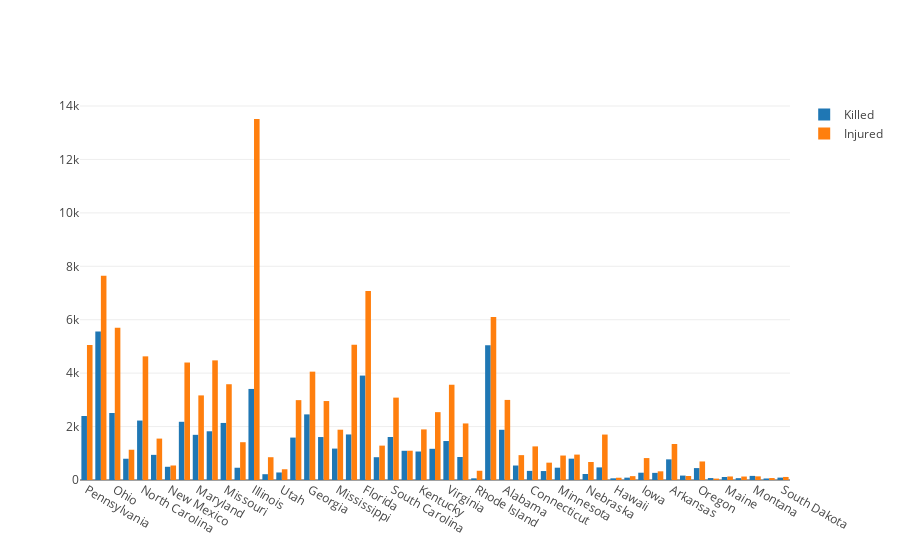

The notebook cell this image was saved under:
### Markdown cell above
### Killed vs injured

### Code cell
import plotly.plotly as py
import plotly.graph_objs as go

trace1 = go.Bar(
            x=states,
            y=killed,
            name = 'Killed'
    )
trace2 = go.Bar(
            x=states,
            y=injured,
            name = 'Injured'
    )

data = [trace1, trace2]
layout = go.Layout(
    barmode='group'
)

iplot(go.Figure(data=data, layout=layout))

### Figure 1 — Plotly figure (JSON) as saved in the notebook; plotly's stock layout.template omitted (floating-point values rounded to 4 significant figures)
{"data": [{"type": "bar", "x": ["Pennsylvania", "California", "Ohio", "Colorado", "North Carolina", "Oklahoma", "New Mexico", "Louisiana", "Maryland", "Tennessee", "Missouri", "District of Columbia", "Illinois", "Delaware", "Utah", "Michigan", "Georgia", "Indiana", "Mississippi", "New York", "Florida", "Washington", "South Carolina", "Arizona", "Kentucky", "New Jersey", "Virginia", "Wisconsin", "Rhode Island", "Texas", "Alabama", "Kansas", "Connecticut", "West Virginia", "Minnesota", "Nevada", "Nebraska", "Massachusetts", "Hawaii", "New Hampshire", "Iowa", "Alaska", "Arkansas", "Idaho", "Oregon", "Wyoming", "Maine", "North Dakota", "Montana", "Vermont", "South Dakota"], "y": [2395, 5562, 2508, 796, 2225, 941, 495, 2179, 1691, 1824, 2136, 459, 3409, 217, 282, 1588, 2456, 1608, 1176, 1705, 3909, 853, 1610, 1094, 1066, 1168, 1459, 862, 63, 5046, 1880, 542, 341, 335, 461, 799, 225, 472, 63, 88, 273, 267, 773, 166, 446, 73, 112, 69, 154, 57, 90], "name": "Killed"}, {"type": "bar", "x": ["Pennsylvania", "California", "Ohio", "Colorado", "North Carolina", "Oklahoma", "New Mexico", "Louisiana", "Maryland", "Tennessee", "Missouri", "District of Columbia", "Illinois", "Delaware", "Utah", "Michigan", "Georgia", "Indiana", "Mississippi", "New York", "Florida", "Washington", "South Carolina", "Arizona", "Kentucky", "New Jersey", "Virginia", "Wisconsin", "Rhode Island", "Texas", "Alabama", "Kansas", "Connecticut", "West Virginia", "Minnesota", "Nevada", "Nebraska", "Massachusetts", "Hawaii", "New Hampshire", "Iowa", "Alaska", "Arkansas", "Idaho", "Oregon", "Wyoming", "Maine", "North Dakota", "Montana", "Vermont", "South Dakota"], "y": [5056, 7644, 5703, 1133, 4629, 1550, 543, 4398, 3167, 4478, 3585, 1415, 13514, 853, 402, 2990, 4056, 2956, 1883, 5059, 7072, 1287, 3084, 1096, 1894, 2540, 3566, 2117, 346, 6106, 2998, 931, 1258, 649, 916, 951, 674, 1701, 85, 144, 821, 325, 1347, 149, 694, 52, 132, 130, 136, 73, 114], "name": "Injured"}], "layout": {"barmode": "group"}}
